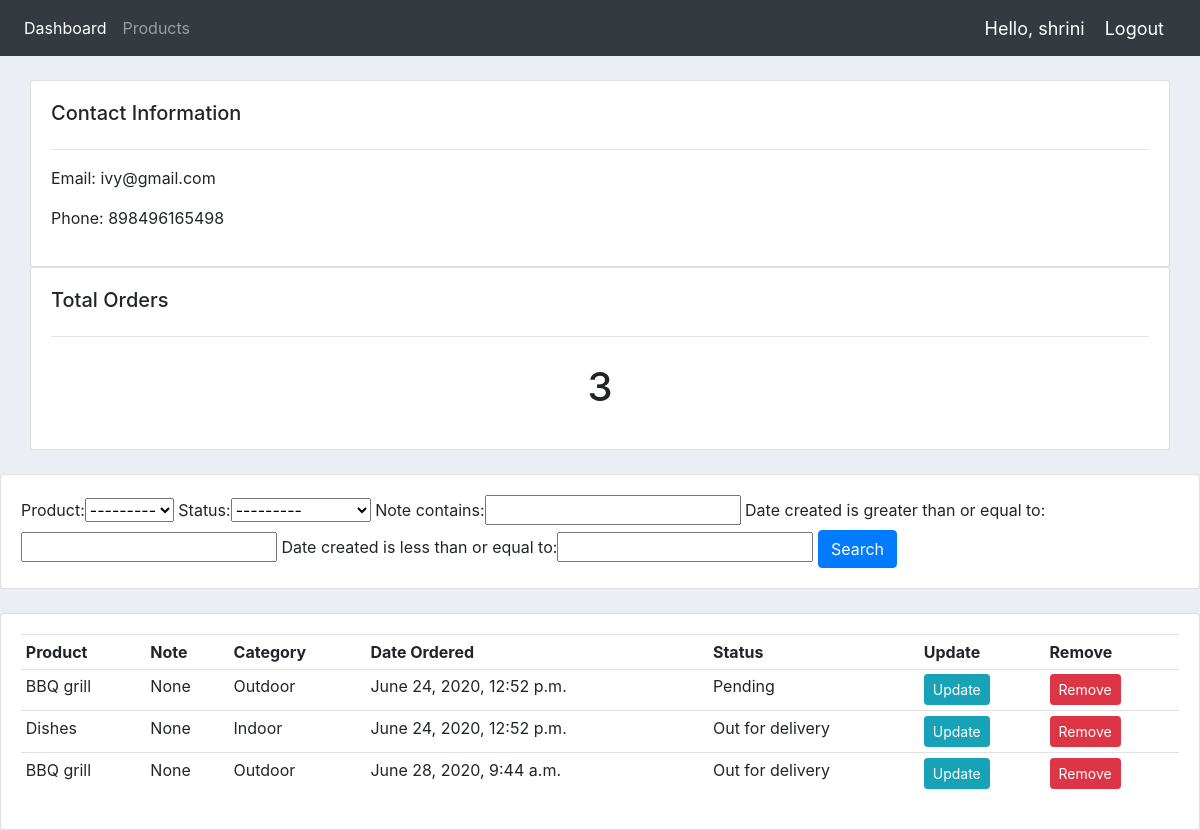
Screenshot of /customer/3 (signed in) with the database file from the repository.
### accounts/models.py (models this page shows, shortened)
class Customer(models.Model):
    user = models.OneToOneField(User, null=True, blank=True, on_delete=models.CASCADE)
    name = models.CharField(max_length=200, null=True)
    phone = models.CharField(max_length=200, null=True)
    email = models.EmailField(null=True)
    date_created = models.DateTimeField(auto_now_add=True, null=True)
    profile_pic = models.ImageField(null=True, default='profile.png', blank=True)

class Order(models.Model):
    STATUS = (
        ('Pending', 'Pending'),
        ('Out for delivery', 'Out for delivery'),
        ('Delivered', 'Delivered'),
    )
    customer = models.ForeignKey(Customer, on_delete=models.SET_NULL, related_name='orders', null=True)
    product = models.ForeignKey(Product, on_delete=models.SET_NULL, related_name='orders', null=True)
    date_created = models.DateTimeField(auto_now_add=True, null=True)
    status = models.CharField(max_length=200, null=True, choices=STATUS)
    note = models.CharField(max_length=1000, null=True)

class Product(models.Model):
    CATEGORY = (
        ('Indoor', 'Indoor'),
        ('Outdoor', 'Outdoor'),
    )
    name = models.CharField(max_length=200, null=True)
    price = models.FloatField(null=True)
    category = models.CharField(max_length=200, null=True, choices=CATEGORY)
    description = models.TextField(null=True, blank=True)
    date_created = models.DateTimeField(auto_now_add=True, null=True)
    tags = models.ManyToManyField(Tag)
    def __str__(self):
        return self.name

### accounts/decorators.py (the view)
        def wrapper_func(request, *args, **kwargs):
            group = None
            if request.user.groups.exists():
                group = request.user.groups.all()[0].name
            if group in allowed_roles:
                return view_func(request, *args, **kwargs)
            else:
                return HttpResponse('You are not authorised to view this page.')

### accounts/views.py (called while the page is built)
@login_required(login_url='login')
@allowed_users(allowed_roles=['admin'])
def customer(request, pk):
    customer = Customer.objects.get(id=pk)
    orders = customer.orders.all()
    myfilter = OrderFilter(request.GET, queryset=orders)
    orders = myfilter.qs
    return render(request, 'accounts/customer.html', {'customer': customer, 'orders': orders, 'myfilter': myfilter})

### accounts/templates/accounts/customer.html
{%  extends 'accounts/main.html' %}
{% block content %}
	<br>
	<div class="col-md">
		<div class="card card-body">
			<h5>Contact Information</h5>
			<hr>
			<p>Email: {{ customer.email }}</p>
			<p>Phone: {{ customer.phone }}</p>
		</div>
	</div>
	<div class="col-md">
		<div class="card card-body">
			<h5>Total Orders</h5>
			<hr>
			<h1 style="text-align: center;padding: 10px">{{ customer.orders.all.count }}</h1>
		</div>
	</div>
</div>
<br>
<div class="row">
	<div class="col">
		<div class="card card-body">
			<form method="get">
                {{ myfilter.form }}
		    <button class="btn btn-primary" type="submit">Search</button>
		  </form>
		</div>
	</div>
</div>
<br>
<div class="row">
	<div class="col-md">
		<div class="card card-body">
			<table class="table table-sm">
				<tr>
					<th>Product</th>
                    <th>Note</th>
					<th>Category</th>
					<th>Date Ordered</th>
					<th>Status</th>
					<th>Update</th>
					<th>Remove</th>
				</tr>
                {% for order in orders %}
                    <tr>
                        <td>{{ order.product }}</td>
                        <td>{{ order.note }}</td>
                        <td>{{ order.product.category }}</td>
                        <td>{{ order.date_created }}</td>
                        <td>{{ order.status }}</td>
                        <td><a class="btn btn-sm btn-info" href="{% url 'update_order' order.id %}">Update</a></td>
                        <td><a class="btn btn-sm btn-danger" href="{% url 'delete_order' order.id %}">Remove</a></td>
                    </tr>
                {% endfor %}
			</table>
		</div>
	</div>
</div>
{% endblock %}

### accounts/templates/accounts/navbar.html (shortened to what this page needs)
{% load static %}
<nav class="navbar navbar-expand-lg navbar-dark bg-dark">
  <div class="collapse navbar-collapse" id="navbarNav">
    <ul class="navbar-nav">
        {% if request.user.is_staff %}
            <li class="nav-item active">
                <a class="nav-link" href="{% url 'home' %}">Dashboard</a>
            </li>
            <li class="nav-item">
                <a class="nav-link" href="{% url 'products' %}">Products</a>
            </li>
        {% else %}
            <li class="nav-item">
                <a class="nav-link" href="{% url 'account' %}">Settings</a>
            </li>
        {% endif %}
    </ul>
  </div>
  <span class="hello-msg">Hello, {{ request.user }}</span>
  <span><a class="hello-msg" href="{% url 'logout' %}">Logout</a></span>
</nav>

### static/css/main.css (style rules this page uses)
body { background-color: #ebeff5; }

### accounts/templates/accounts/navbar.html (style rules this page uses)
.hello-msg { font-size: 18px; color: white; margin-right: 20px; }

### rows the page displays
Customer: email "ivy@gmail.com", phone "898496165498", orders.all.count "3"
Order: product "BBQ grill", note "None", product.category "Outdoor", date_created "June 24, 2020, 12:52 p.m.", status "Pending"
Order: product "Dishes", note "None", product.category "Indoor", date_created "June 24, 2020, 12:52 p.m.", status "Out for delivery"
Order: product "BBQ grill", note "None", product.category "Outdoor", date_created "June 28, 2020, 9:44 a.m.", status "Out for delivery"

### other values shown
{{ request.user }} "shrini"
